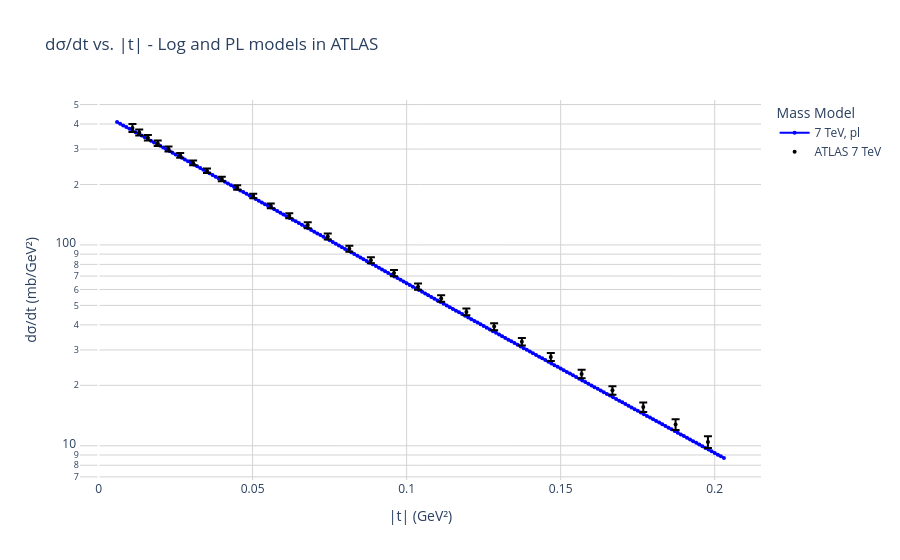

Write notebook code for a chart like this one.
### Code cell
def get_dif_sigma(epsilon, mg, a1, a2, mg_model):

    sqrt_s = 7000
    scale = 1  # caso único
    start_q2 = 0.006
    max_q2   = 0.204
    q2_step  = 0.001
    n_points = 10000

    # def integrand(y, x, mg, a1, a2, m2_func, q_val):
    #     k        = sqrt_s * x
    #     phi      = 2*np.pi*y
    #     jacobian = 2*np.pi*sqrt_s
    #     return k*(T_1(k,q_val,phi,mg,a1,a2,m2_func) -
    #               T_2(k,q_val,phi,mg,a1,a2,m2_func))*jacobian

    lst_q2 = []
    lst_dif_sigma = []

    q2 = start_q2
    while q2 <= max_q2:
        t = -q2

        integral_value = full_int(mg, a1, a2, mg_model, q2, sqrt_s)

        diff_T = integral_value

        s          = sqrt_s**2
        amp_value  = amp_calculation(diff_T, s, epsilon, t)
        dif_sigma  = differential_sigma(amp_value, s) * scale

        lst_q2.append(q2)
        lst_dif_sigma.append(dif_sigma)

        q2 += q2_step

    return {sqrt_s: (lst_q2, lst_dif_sigma)}

#for pl atlas
dif_sigma_pl_atlas = get_dif_sigma(
    m_pl_atlas.values['eps'],
    m_pl_atlas.values['mg'], 
    m_pl_atlas.values['a1'],
    m_pl_atlas.values['a2'],
    m2_pl
)

dif_sigma_pl_atlas_7_q2 = dif_sigma_pl_atlas[7000][0]
dif_sigma_pl_atlas_7_values = dif_sigma_pl_atlas[7000][1]
def add_differential_trace(fig, x, y, label, color='red', mg_model= 'log', legend=True, size = 4, width = 2):
    fig.add_trace(go.Scatter(
        x=x,
        y=y,
        mode='lines+markers',
        line=dict(color=color, width=width),
        marker=dict(size=size),
        name=f'{label}, {mg_model}',
        showlegend=legend,

    ))

def add_data_trace(fig, x, y, y_error, scale=1.0, color='black', size=4,
                           name=None, show_label=True, mode='markers'):
    fig.add_trace(go.Scatter(
        x=x,
        y=y * scale,
        mode=mode,
        marker=dict(color=color, size=size),
        error_y=dict(
            type='data',
            array=y_error * scale,
            visible=True
        ),
        name=name if show_label else None,
        showlegend=show_label
    ))

fig_atlas = go.Figure()


# for pl atlas
add_differential_trace(fig_atlas, dif_sigma_pl_atlas_7_q2, dif_sigma_pl_atlas_7_values,label='7 TeV', color='blue', mg_model='pl')

#-----------------------------------------------------------------------------------------------

#-----------------------------------------------------------------------------------------------

#data points
add_data_trace(fig_atlas, x_7_atlas, y_7_atlas, yerr_7_atlas, name='ATLAS 7 TeV', show_label=True, mode='markers')

# Atualiza layout
fig_atlas.update_layout(
    title='dσ/dt vs. |t| - Log and PL models in ATLAS',
    xaxis_title='|t| (GeV²)',
    yaxis_title='dσ/dt (mb/GeV²)',
    yaxis_type='log',
    legend_title='Mass Model',
    plot_bgcolor='white',
    hovermode='x unified'
)

fig_atlas.update_xaxes(gridcolor='lightgray')
fig_atlas.update_yaxes(gridcolor='lightgray')

# fig_atlas.show(renderer='browser')

### Figure 1 — Plotly figure (JSON) as saved in the notebook; plotly's stock layout.template omitted (floating-point values rounded to 4 significant figures; data arrays with more than 128 entries replaced by an {"elided": "..."} marker saying what was removed)
{"data": [{"line": {"color": "blue", "width": 2}, "marker": {"size": 4}, "mode": "lines+markers", "name": "7 TeV, pl", "showlegend": true, "type": "scatter", "x": {"elided": "198 float values"}, "y": {"elided": "198 float values"}}, {"error_y": {"array": [17.8, 12.7, 10.7, 9.8, 8.6, 7.8, 7.0, 6.2, 5.6, 5.0, 4.5, 4.1, 4.1, 4.3, 3.9, 3.2, 2.9, 2.6, 2.2, 2.0, 1.8, 1.6, 1.4, 1.3, 1.1, 0.91, 0.85, 0.8, 0.7], "type": "data", "visible": true}, "marker": {"color": "black", "size": 4}, "mode": "markers", "name": "ATLAS 7 TeV", "showlegend": true, "type": "scatter", "x": [0.011, 0.0132, 0.016, 0.0192, 0.0227, 0.0265, 0.0307, 0.0352, 0.04, 0.045, 0.0502, 0.0559, 0.0619, 0.0679, 0.0744, 0.0814, 0.0884, 0.0959, 0.1037, 0.1112, 0.1194, 0.1284, 0.1374, 0.1468, 0.1568, 0.1668, 0.1768, 0.1873, 0.1978], "y": [382.6, 363.2, 342.0, 320.9, 300.3, 279.4, 256.1, 234.3, 213.2, 193.3, 175.1, 156.5, 139.8, 125.5, 110.2, 95.8, 83.9, 72.4, 62.0, 54.1, 46.4, 39.2, 33.0, 27.7, 22.8, 18.88, 15.58, 12.77, 10.45]}], "layout": {"hovermode": "x unified", "legend": {"title": {"text": "Mass Model"}}, "plot_bgcolor": "white", "title": {"text": "dσ/dt vs. |t| - Log and PL models in ATLAS"}, "xaxis": {"gridcolor": "lightgray", "title": {"text": "|t| (GeV²)"}}, "yaxis": {"gridcolor": "lightgray", "title": {"text": "dσ/dt (mb/GeV²)"}, "type": "log"}}}
